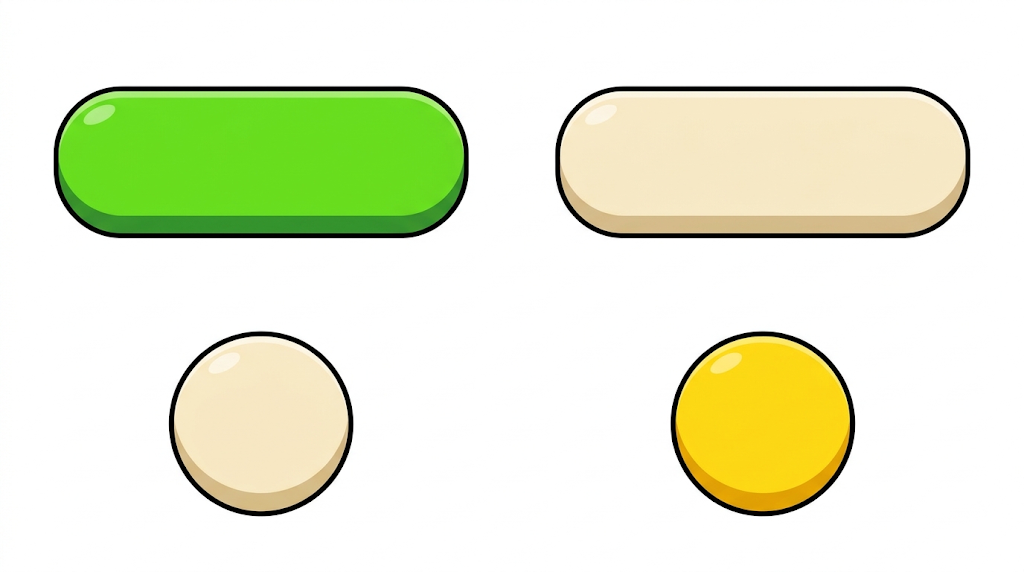
#> input picture ArtSource/UI/ui_1_pulsanti.png, 1024 x 572 px
$ python make_ui_art.py ../../ArtSource/UI/ui_1_pulsanti.png
#> lines starting #> are read from the running program, lines starting #| are printed output that depends on the picture; after the words box and inside, x2 and y2 are one past the last pixel; in counts of white or black regions, pixels touching at a corner belong together
"""Cut the Gemini UI sheets into single sprites for the game, and prepare the Home card illustrations.

Input (read only, never modified):
    ArtSource/UI/ui_1_pulsanti.png ... ui_8_icone_speciali.png   (several elements per sheet, on a white background)
    ArtSource/Cards/*.png                                        (one illustration per minigame, on a white background)
Output:
    Assets/Art/UI/<name>.png          one PNG per element (btn_green, panel, tile_level, icon_back, star_full, ...)
    Assets/Art/UI/ui_art.json         size, source sheet and 9-slice border (left, bottom, right, top) of every element
    Assets/Art/Cards/card_<id>.png    Home card illustrations

For every sheet:
  1. the white background is removed starting from the borders (flood fill); white holes fully closed by the black outline
     (inside of the empty star, hole of the gear, shackle of the lock...) become transparent too, while the light highlights
     (surrounded by the body color, not by the outline) stay;
  2. the elements are the groups of visible pixels separated by white space (pieces closer than MERGE_GAP px belong to the
     same element: the waves of the speaker, the X of "sound off"); tiny specks are ignored;
  3. elements are named in reading order (rows from the top, then left to right) with the names of SHEETS;
  4. each element is cropped with a small transparent margin and saved at its own resolution (never scaled up or down).
If the number of elements of a sheet differs from SHEETS the script stops with an error (nothing is half-written: the
elements of a sheet are written only after the whole sheet was checked).

Writes are safe (temporary file, then replace); the script can be run again at any time.
Usage (from the project root):  python Tools/Art/make_ui_art.py            (UI sheets and Home cards)
                                python Tools/Art/make_ui_art.py --cards    (only the Home cards)
"""
import glob
import json
import os
import sys

import numpy as np
from PIL import Image
from scipy import ndimage

ROOT = os.path.abspath(os.path.join(os.path.dirname(__file__), "..", ".."))
SRC_UI = os.path.join(ROOT, "ArtSource", "UI")
SRC_CARDS = os.path.join(ROOT, "ArtSource", "Cards")
OUT_UI = os.path.join(ROOT, "Assets", "Art", "UI")
OUT_CARDS = os.path.join(ROOT, "Assets", "Art", "Cards")

WHITE_MIN = 232      # a background pixel has every channel >= this (Gemini whites are a little noisy)
FRINGE_MAX = 200     # light pixels touching the background get a partial alpha (anti-aliased outline)
MERGE_GAP = 26       # pieces closer than this (px) are one element
MIN_PIXELS = 400     # smaller groups are noise
PAD = 3              # transparent margin around a cropped element (px)
HOLE_MIN = 150       # enclosed white areas at least this big, ringed by the black outline, become transparent
OUTLINE_LUM = 75     # luminance below this = black outline
CARD_MAX = 1024      # Home card illustrations: at most this side (only scaled down)

# sheet -> element names in reading order. "slice" = how the game stretches it:
#   "pill": 9-slice, the round ends stay intact, only the middle stretches (the game keeps the height = no vertical stretch)
#   "box":  9-slice for rounded rectangles (corners and the bottom band intact)
#   None:   never sliced (icons, round buttons, the ribbon: scaled uniformly)
SHEETS = {
    "ui_1_pulsanti.png": [("btn_green", "pill"), ("btn_cream", "pill"), ("btn_round_cream", None), ("btn_round_yellow", None)],
    "ui_2_pannelli.png": [("panel", "box"), ("ribbon", None), ("banner_chapter", "box")],
    "ui_3_caselle.png": [("tile_level", "box"), ("tile_done", "box"), ("tile_locked", "box")],
    "ui_4_icone_navigazione.png": [("icon_back", None), ("icon_next", None), ("icon_home", None), ("icon_close", None)],
    "ui_5_icone_gioco.png": [("icon_undo", None), ("icon_restart", None), ("icon_help", None), ("icon_check", None)],
    "ui_6_icone_stelle.png": [("star_full", None), ("star_empty", None), ("icon_lock", None), ("icon_settings", None)],
    "ui_7_icone_impostazioni.png": [("icon_sound_on", None), ("icon_sound_off", None), ("icon_vibration", None), ("icon_language", None)],
    "ui_8_icone_speciali.png": [("icon_faucet", None), ("icon_trophy", None), ("icon_bolt", None), ("icon_calendar", None)],
}

# Home cards: (file name prefix in ArtSource/Cards, case-insensitive) -> output name (= GameInfo.CardImage)
CARDS = [("idraul", "card_plumber"), ("traf", "card_trafficjam"), ("pg", "card_penguin")]


def remove_background(rgb):
    """rgb: HxWx3 float32. Returns (alpha 0..1, fringe mask, holes made transparent)."""
    lum = rgb.mean(axis=2)
    whiteish = np.all(rgb >= WHITE_MIN, axis=2)
    labels, count = ndimage.label(whiteish)
    border = np.unique(np.concatenate([labels[0, :], labels[-1, :], labels[:, 0], labels[:, -1]]))
    border = border[border != 0]
    background = np.isin(labels, border)

    # closed white holes: ringed (mostly) by the black outline
    holes = 0
    sizes = ndimage.sum(np.ones_like(lum), labels, index=np.arange(1, count + 1))
    for lab in range(1, count + 1):
        if lab in border or sizes[lab - 1] < HOLE_MIN:
            continue
        region = labels == lab
        ring = ndimage.binary_dilation(region, iterations=3) & ~region
        if ring.any() and (lum[ring] < OUTLINE_LUM).mean() > 0.55:
            background |= region
            holes += 1

    alpha = np.where(background, 0.0, 1.0).astype(np.float32)
    near_bg = ndimage.binary_dilation(background, iterations=2) & ~background
    fringe = near_bg & (lum > FRINGE_MAX)
    alpha[fringe] = np.clip((255.0 - lum[fringe]) / (255.0 - FRINGE_MAX), 0.0, 1.0)
    return alpha, fringe, holes


def find_elements(alpha):
    """Groups of visible pixels separated by white space, in reading order. Returns a list of (y0, y1, x0, x1, mask)."""
    visible = alpha > 0.02
    grown = ndimage.binary_dilation(visible, iterations=MERGE_GAP // 2)
    labels, count = ndimage.label(grown)
    found = []
    for lab in range(1, count + 1):
        mask = (labels == lab) & visible
        if mask.sum() < MIN_PIXELS:
            continue
        ys, xs = np.nonzero(mask)
        found.append((ys.min(), ys.max() + 1, xs.min(), xs.max() + 1, mask))
    # reading order: rows (centres closer than a quarter of the element height go together), then left to right
    found.sort(key=lambda e: (e[0] + e[1]) / 2)
    rows = []
    for e in found:
        cy = (e[0] + e[1]) / 2
        if rows and abs(cy - rows[-1][0]) < 0.25 * (e[1] - e[0]):
            rows[-1][1].append(e)
        else:
            rows.append([cy, [e]])
    ordered = []
    for _, row in rows:
        ordered.extend(sorted(row, key=lambda e: e[2]))
    return ordered


def border_for(kind, w, h, rgba):
    """9-slice border (left, bottom, right, top) in px for an element of the given kind (0 = not sliced)."""
    if kind is None:
        return [0, 0, 0, 0]
    a = rgba[..., 3]
    # bottom band: rows from the bottom up to the end of the darker band are kept intact
    if kind == "pill":
        half = h // 2
        # keep the highlight near the left end intact: the stretched middle starts after it
        left = max(half, int(round(w * 0.30)))
        return [left, half, max(half, int(round(w * 0.12))), h - half - 1]
    # rounded box: corners + highlight on the top-left + the bottom band
    left = max(int(round(min(w, h) * 0.22)), int(round(w * 0.30)))
    right = int(round(min(w, h) * 0.22))
    top = int(round(min(w, h) * 0.22))
    bottom = int(round(min(w, h) * 0.26))
    left = min(left, w // 2 - 2)
    right = min(right, w - left - 4)
    top = min(top, h // 2 - 2)
    bottom = min(bottom, h - top - 4)
    return [left, bottom, right, top]


# [5 lines left out: function save_safe, not called in this run]


def cut_sheet(path, names):
    rgb = np.asarray(Image.open(path).convert("RGB"), dtype=np.float32)
    alpha, fringe, holes = remove_background(rgb)
    base = rgb.copy()
    base[fringe] = 0.0                 # the fringe is the outline fading out: keep it dark
    base[alpha <= 0.0] = 0.0           # transparent pixels black: no light halo when filtered
    elements = find_elements(alpha)
    if len(elements) != len(names):
        return None, f"{os.path.basename(path)}: found {len(elements)} elements, expected {len(names)} ({', '.join(n for n, _ in names)})"
    out = []
    H, W = alpha.shape
    for (y0, y1, x0, x1, mask), (name, kind) in zip(elements, names):
        y0p, y1p, x0p, x1p = max(0, y0 - PAD), min(H, y1 + PAD), max(0, x0 - PAD), min(W, x1 + PAD)
        a = (alpha * mask)[y0p:y1p, x0p:x1p]
        rgba = np.dstack([base[y0p:y1p, x0p:x1p], a * 255.0]).clip(0, 255).astype(np.uint8)
        h, w = rgba.shape[:2]
        out.append({"name": name, "img": Image.fromarray(rgba, "RGBA"), "w": w, "h": h,
                    "border": border_for(kind, w, h, rgba), "slice": kind or "none",
                    "source": os.path.relpath(path, ROOT).replace("\\", "/"), "at": [int(x0), int(y0)]})
    return (out, holes), None


# [15 lines left out: function prepare_card, not called in this run]


def main():
    problems = []
    results = []
    cards_only = "--cards" in sys.argv[1:]
    for sheet, names in ({} if cards_only else SHEETS).items():
        path = os.path.join(SRC_UI, sheet)
        if not os.path.exists(path):
            problems.append(f"{sheet}: missing in ArtSource/UI")
            continue
        res, err = cut_sheet(path, names)
#> in remove_background, `whiteish = np.all(rgb >= WHITE_MIN, axis=2)`:
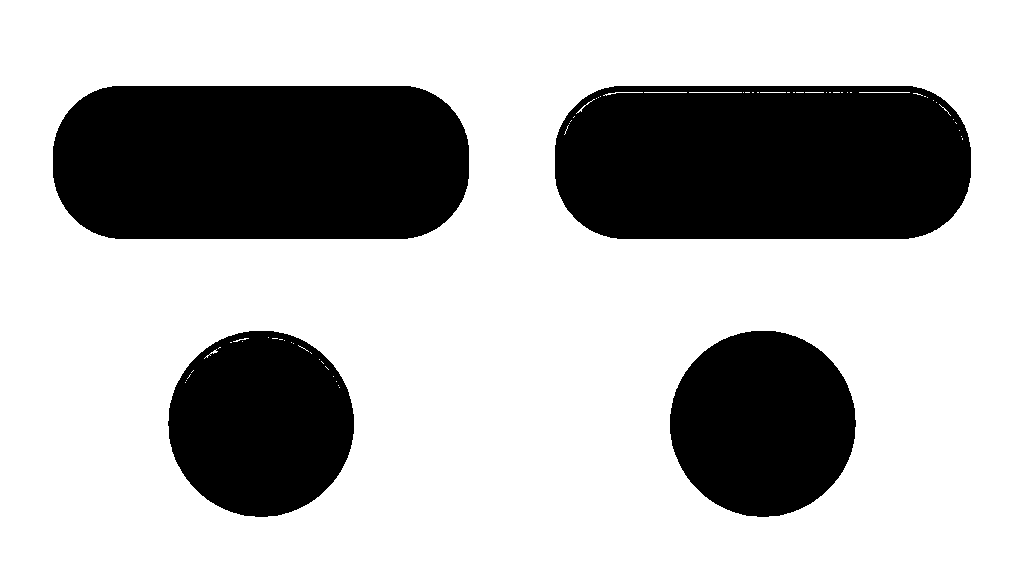
#> whiteish: shape (572, 1024) bool; 70.5% white; 4 black regions, box (x1, y1, x2, y2) and area: (53, 86, 469, 239) 59582, (555, 86, 971, 239) 59222, (670, 331, 856, 517) 27113, (168, 331, 354, 517) 27010
#> in remove_background, `labels, count = ndimage.label(whiteish)`:
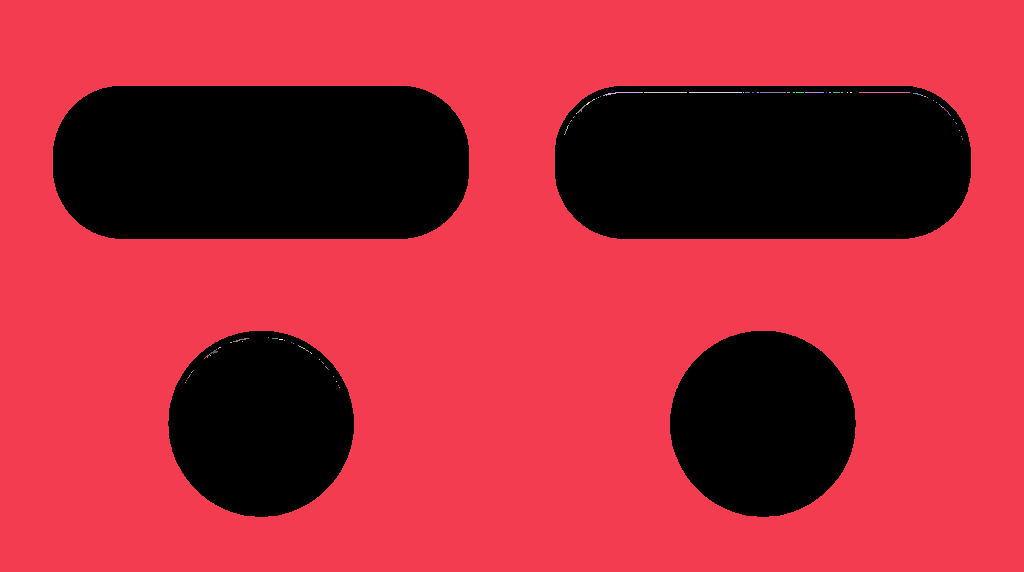
#> labels: shape (572, 1024) int32; 110 distinct labels, from 0 to 109; one colour per label, 0 black
#> in remove_background, `labels, count = ndimage.label(whiteish)`: count = 109
#> in remove_background, `border = np.unique(np.concatenate([labels[0, :], labels[-1, :], labels..`: border = [1]
#> in remove_background, `background = np.isin(labels, border)`: background: shape (572, 1024) bool; 70.4% white; 4 black regions, box (x1, y1, x2, y2) and area: (555, 86, 971, 239) 59583, (53, 86, 469, 239) 59582, (670, 331, 856, 517) 27113, (168, 331, 354, 517) 27112
#> in remove_background, `sizes = ndimage.sum(np.ones_like(lum), labels, index=np.arange(1, coun..`: sizes = 109 values, max 412338 at index 0, min 1 at index 4, mean 3787.2
#> after the loop in remove_background, `for lab in range(1, count + 1):`: holes = 0
#> in remove_background, `near_bg = ndimage.binary_dilation(background, iterations=2) & ~backgro..`: near_bg: shape (572, 1024) bool; 1% white in thin lines or dots, all inside (x1, y1, x2, y2) = (53, 86, 971, 517)
#> in remove_background, `alpha[fringe] = np.clip((255.0 - lum[fringe]) / (255.0 - FRINGE_MAX), ..`:
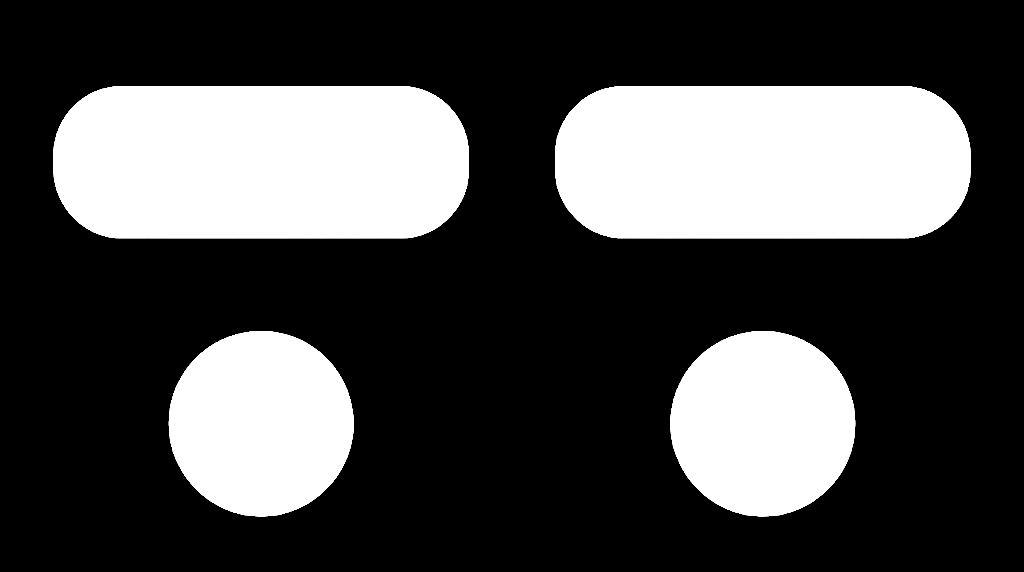
#> alpha: shape (572, 1024) float32; min 0, max 1, mean 0.295
#> in cut_sheet, `base[fringe] = 0.0`: base: shape (572, 1024, 3) float32; mean R, G, B 232.6, 238.9, 210.4
#> in find_elements, `grown = ndimage.binary_dilation(visible, iterations=MERGE_GAP // 2)`: grown: shape (572, 1024) bool; 36.5% white; 4 white regions, box (x1, y1, x2, y2) and area: (542, 73, 984, 252) 72609, (40, 73, 482, 252) 72608, (657, 318, 869, 530) 34263, (155, 318, 367, 530) 34262
#> in find_elements, `labels, count = ndimage.label(grown)`:
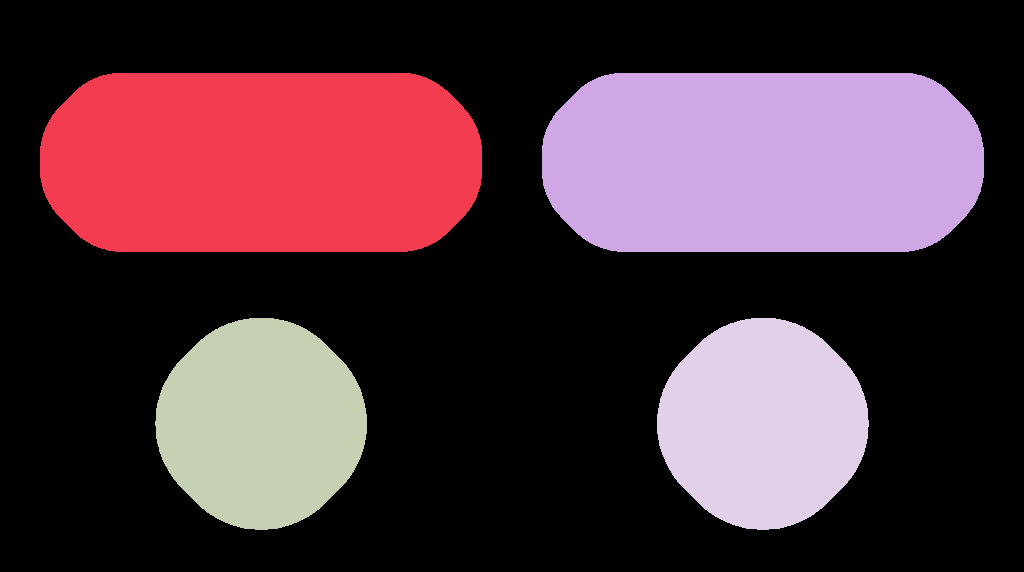
#> labels: shape (572, 1024) int32; 5 distinct labels, from 0 to 4; one colour per label, 0 black
#> in find_elements, `labels, count = ndimage.label(grown)`: count = 4
#> after the loop in find_elements, `for lab in range(1, count + 1):`:
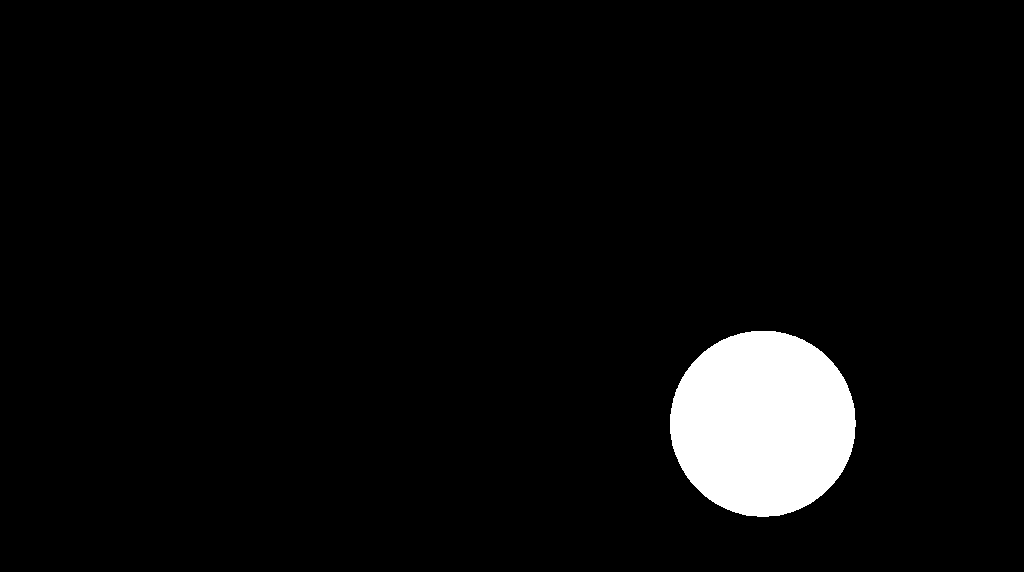
#> mask: shape (572, 1024) bool; 4.6% white; 1 white region, box (x1, y1, x2, y2) and area: (670, 331, 856, 517) 27113
#> after the loop in find_elements, `for lab in range(1, count + 1):`: found = 4 items
#> the loop in find_elements, `for e in found:` made 4 passes
#> cy on passes 1 to 4: 162.5, 162.5, 424, 424
#> after the loop in find_elements, `for e in found:`: rows = 2 items
#> the loop in find_elements, `for _, row in rows:` made 2 passes
#> after the loop in find_elements, `for _, row in rows:`: ordered = 4 items
#> the loop in cut_sheet, `for (y0, y1, x0, x1, mask), (name, kind) in zip(elements, names):` made 4 passes
#> (y0, y1, x0, x1, name, kind, y0p, y1p) on passes 1 to 2: (86, 239, 53, 469, 'btn_green', 'pill', 83, 242), (86, 239, 555, 971, 'btn_cream', 'pill', 83, 242)
#> (y0, y1, x0, x1, name, kind, y0p, y1p) on passes 3 to 4: (331, 517, 168, 354, 'btn_round_cream', None, 328, 520), (331, 517, 670, 856, 'btn_round_yellow', None, 328, 520)
#> pass 1, in cut_sheet, `rgba = np.dstack([base[y0p:y1p, x0p:x1p], a * 255.0]).clip(0, 255).ast..`:
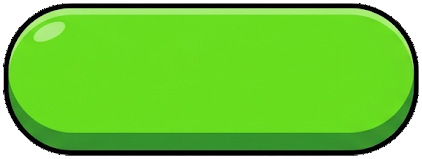
#> rgba: shape (159, 422, 4); mean R, G, B, A 83.1, 172.2, 31.4, 226; transparent parts drawn white
#> after the loop in cut_sheet, `for (y0, y1, x0, x1, mask), (name, kind) in zip(elements, names):`:
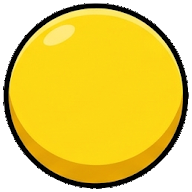
#> rgba: shape (192, 192, 4); mean R, G, B, A 163.3, 137.9, 17.9, 187.2; transparent parts drawn white
        if err:
            problems.append(err)
            continue
        results.append((sheet, res))
#> pass 2 of the loop in main, `for sheet, names in ({} if cards_only else SHEETS).items():`:
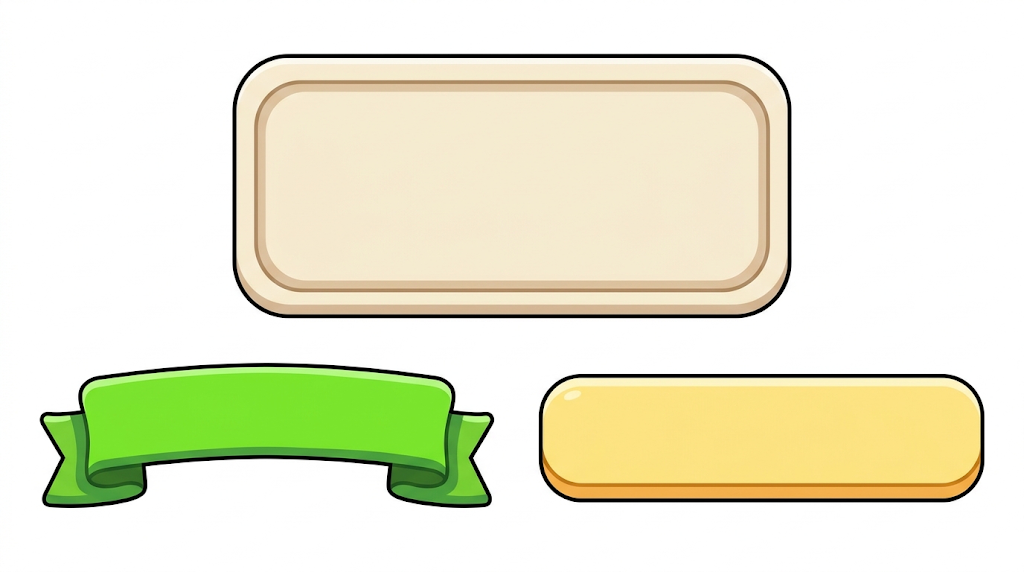
#> input picture ArtSource/UI/ui_2_pannelli.png, 1024 x 572 px
#> whiteish: shape (572, 1024) bool; 58% white; 3 black regions, box (x1, y1, x2, y2) and area: (232, 53, 792, 319) 143016, (538, 374, 985, 503) 56075, (39, 362, 495, 508) 46928
#> background: shape (572, 1024) bool; 57.5% white; 3 black regions, box (x1, y1, x2, y2) and area: (232, 53, 792, 319) 146120, (538, 374, 985, 503) 56075, (39, 362, 495, 508) 46928
#> near_bg: shape (572, 1024) bool; 1.3% white in thin lines or dots, all inside (x1, y1, x2, y2) = (39, 53, 985, 508)
#> grown: shape (572, 1024) bool; 51% white; 1 black region, box (x1, y1, x2, y2) and area: (0, 0, 1024, 572) 287176
#> in find_elements (call 2), `labels, count = ndimage.label(grown)`:
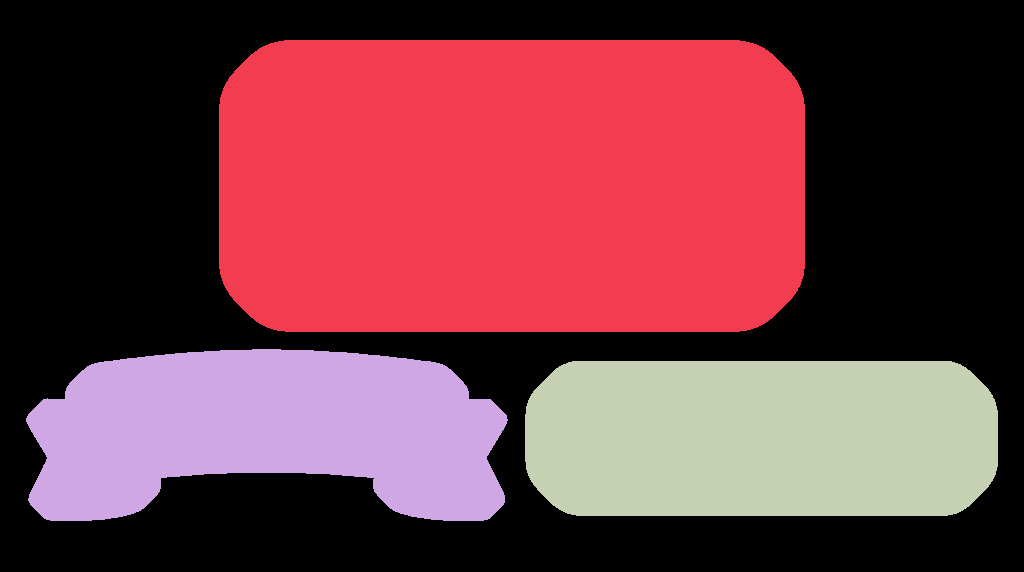
#> labels: shape (572, 1024) int32; 4 distinct labels, from 0 to 3; one colour per label, 0 black
#> in find_elements (call 2), `labels, count = ndimage.label(grown)`: count = 3
#> after the loop in find_elements (call 2), `for lab in range(1, count + 1):`: found = 3 items
#> the loop in find_elements (call 2), `for e in found:` made 3 passes
#> cy on passes 1 to 3: 186, 435, 438.5
#> the loop in find_elements (call 2), `for _, row in rows:` made 2 passes
#> the loop in cut_sheet (call 2), `for (y0, y1, x0, x1, mask), (name, kind) in zip(elements, names):` made 3 passes
#> (y0, y1, x0, x1, name, kind, y0p, y1p) on passes 1, 3: (53, 319, 232, 792, 'panel', 'box', 50, 322), (374, 503, 538, 985, 'banner_chapter', 'box', 371, 506)
#> pass 2, in cut_sheet (call 2), `a = (alpha * mask)[y0p:y1p, x0p:x1p]`:
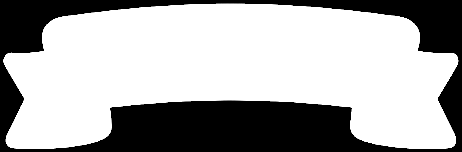
#> a: shape (152, 462) float32; min 0, max 1, mean 0.667
    if problems:
        print("PROBLEMS (nothing written):")
        for p in problems:
            print("  - " + p)
#> (the run stopped early here; a loop or call above may not have finished)
